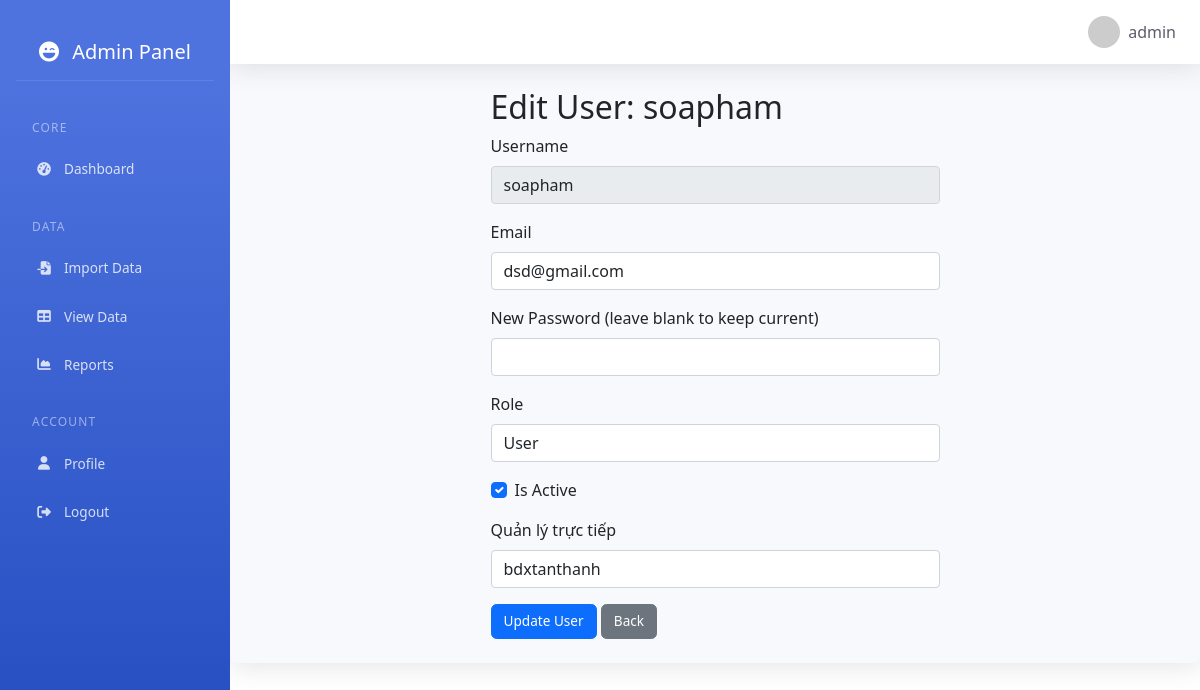
/admin/user/3 (signed in), run on the app's committed database.
### app.py (models this page shows, shortened)
class User(db.Model):
    id = db.Column(db.Integer, primary_key=True)
    username = db.Column(db.String(80), unique=True, nullable=False)
    email = db.Column(db.String(120), unique=True, nullable=False)
    password_hash = db.Column(db.String(120), nullable=False)
    role = db.Column(db.String(20), default='user')  # Đảm bảo column này tồn tại
    is_active = db.Column(db.Boolean, default=True)
    manager_id = db.Column(db.Integer, db.ForeignKey('user.id'), nullable=True)
    subordinates = db.relationship('User',
                                 backref=db.backref('manager', remote_side=[id]),
                                 lazy='dynamic',
                                 foreign_keys=[manager_id])
    @property
    def is_admin(self):
        return self.role == 'admin'

### app.py (the view, shortened to what this page needs)
@app.route('/admin/user/<int:user_id>', methods=['GET', 'POST'])
@admin_required
def admin_edit_user(user_id):
    user = User.query.get_or_404(user_id)
    current_user = User.query.filter_by(username=session['username']).first()
    managers = User.query.filter(
        User.role.in_(['admin', 'manager']),
        User.id != user_id
    ).all()
    return render_template('admin/edit_user.html',
                         user=user,
                         current_user=current_user,
                         managers=managers)

### app.py (called while the page is built)
def admin_required(f):
    @wraps(f)
    def decorated_function(*args, **kwargs):
        if 'username' not in session:
            return redirect(url_for('login'))
        user = User.query.filter_by(username=session['username']).first()
        if not user or not user.is_admin:
            abort(403)  # Forbidden
        return f(*args, **kwargs)
    return decorated_function

@app.context_processor
def utility_processor():
    return {
        'datetime': datetime
    }

### templates/admin/edit_user.html (shortened to what this page needs)
{% extends "base.html" %}
{% block content %}
    <div class="row">
        <div class="col-md-6 offset-md-3">
            <h2>Edit User: {{ user.username }}</h2>
            <form method="POST">
                <div class="mb-3">
                    <label class="form-label">Username</label>
                    <input type="text" value="{{ user.username }}" class="form-control" disabled>
                </div>
                <div class="mb-3">
                    <label class="form-label">Email</label>
                    <input type="email" name="email" value="{{ user.email }}" class="form-control" required>
                </div>
                <div class="mb-3">
                    <label class="form-label">New Password (leave blank to keep current)</label>
                    <input type="password" name="new_password" class="form-control">
                </div>
                <div class="mb-3">
                    <label class="form-label">Role</label>
                    <select name="role" class="form-control" required>
                        <option value="user" {% if user.role == 'user' %}selected{% endif %}>User</option>
                    </select>
                </div>
                <div class="mb-3 form-check">
                    <input type="checkbox" name="is_active" class="form-check-input" {% if user.is_active %}checked{% endif %}>
                    <label class="form-check-label">Is Active</label>
                </div>
                {% if user.role != 'admin' %}
                <div class="mb-3">
                    <label class="form-label">Quản lý trực tiếp</label>
                    <select name="manager_id" class="form-control">
                        {% for manager in managers %}
                        <option value="{{ manager.id }}" {% if user.manager_id == manager.id %}selected{% endif %}>
                            {{ manager.username }}
                        </option>
                        {% endfor %}
                    </select>
                </div>
                {% endif %}
                <button type="submit" class="btn btn-primary">Update User</button>
                <a href="{{ url_for('admin_dashboard') }}" class="btn btn-secondary">Back</a>
            </form>
        </div>
    </div>
{% endblock %}

### templates/base.html (style rules this page uses)
:root { --primary-color: #4e73df; --secondary-color: #858796; --success-color: #1cc88a; --info-color: #36b9cc; --warning-color: #f6c23e; --danger-color: #e74a3b; --light-color: #f8f9fc; --dark-color: #5a5c69; }
.btn { font-size: 0.85rem; padding: 0.375rem 0.75rem; border-radius: 0.35rem; font-weight: 500; }

### data on the page
User: username "soapham", email "dsd@gmail.com", role "User", is_active "☑", manager_id "bdxtanthanh"

### other printed values
{{ session['username'] }} "admin"
